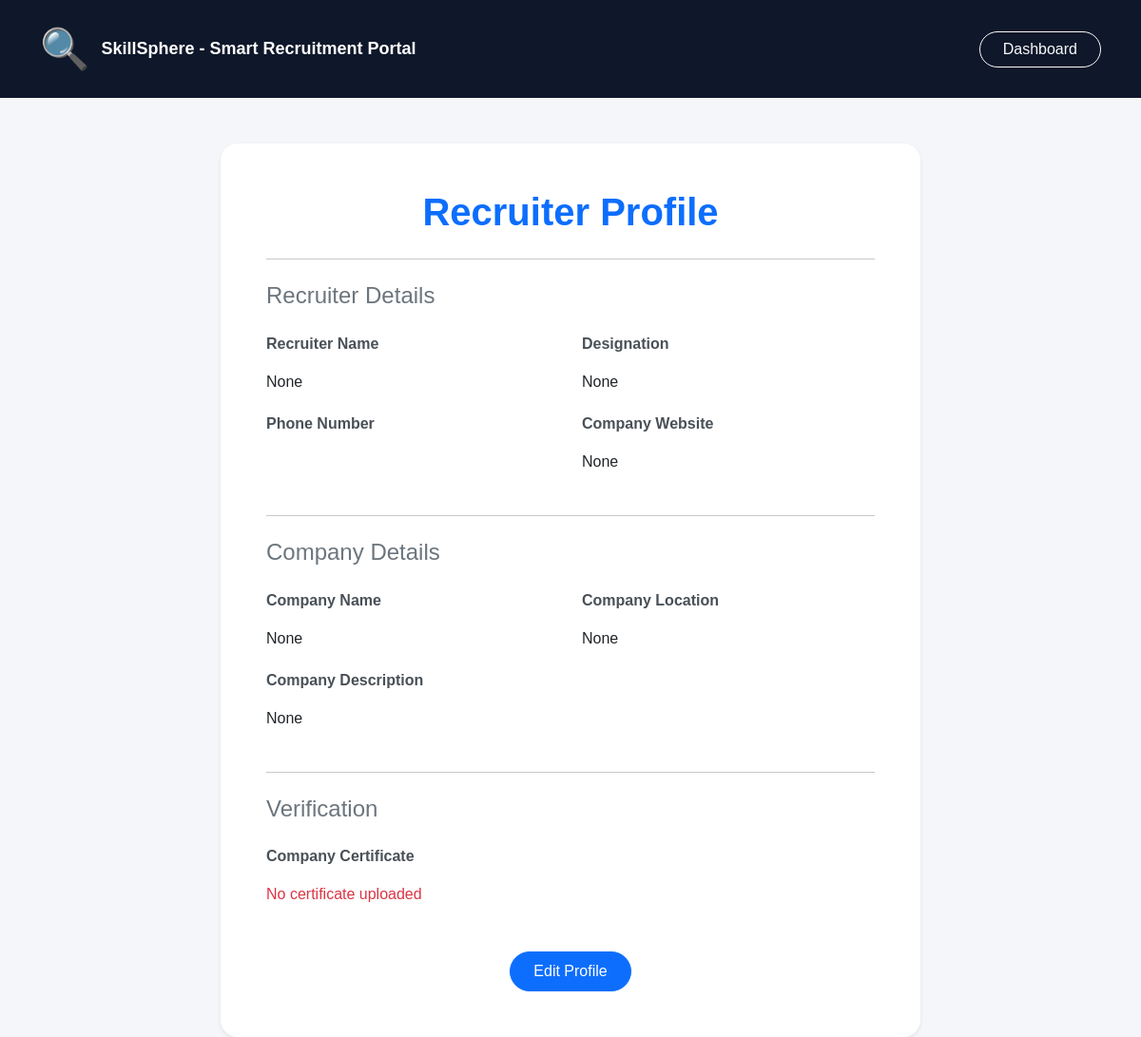
The page /recruiter-profile/ (signed in) on the database its author committed.
### jobs/models.py (models this page shows, shortened)
class Profile(models.Model):
    ROLE_CHOICES = [
        ('candidate', 'Candidate'),
        ('recruiter', 'Recruiter'),
    ]
    user = models.OneToOneField(User, on_delete=models.CASCADE)
    skills = models.ManyToManyField(Skill, blank=True)
    role = models.CharField(
        max_length=20,
        choices=ROLE_CHOICES,
        default='candidate'
    )
    phone = models.CharField(max_length=15, blank=True)
    resume = models.FileField(
        upload_to='resumes/',
        blank=True,
        null=True
    )
    full_name = models.CharField(
        max_length=200,
        blank=True,
        null=True
    )
    age = models.PositiveIntegerField(
        null=True,
        blank=True
    )
    location = models.CharField(
        max_length=200,
        blank=True
    )
    college_name = models.CharField(
        max_length=200,
        blank=True
    )
    degree = models.CharField(
        max_length=200,
        blank=True
    )
    graduation_year = models.CharField(
        max_length=20,
        blank=True
    )
    experience_level = models.CharField(
        max_length=50,
        choices=[
            ('Fresher', 'Fresher'),
            ('Experienced', 'Experienced'),
        ],
        default='Fresher'
    )
    github = models.URLField(
        blank=True,
        null=True
    )
    portfolio_website = models.URLField(
    blank=True,
    null=True
)
    bio = models.TextField(blank=True)
    company_name = models.CharField(
    max_length=200,
    blank=True,
    null=True
)
    company_location = models.CharField(
    max_length=200,
    blank=True,
    null=True
)
    company_website = models.URLField(
    blank=True,
    null=True
)
    designation = models.CharField(
    max_length=200,
    blank=True,
    null=True
)
    company_description = models.TextField(
    blank=True,
    null=True
)
    company_certificate = models.FileField(
    upload_to='company_certificates/',
    blank=True,
    null=True
)
    is_verified = models.BooleanField(default=False)
    verification_status = models.CharField(
        max_length=20,
        choices=[('pending', 'Pending'), ('approved', 'Approved')],
        default='pending'
    )
    certificate = models.FileField(upload_to='certificates/', blank=True, null=True)
    company_proof = models.FileField(upload_to='company_docs/', blank=True, null=True)
    project_link = models.URLField(blank=True)

### jobs/views.py (the view)
# urls.py: path('recruiter-profile/',views.recruiter_profile,name='recruiter_profile'),
@login_required
def recruiter_profile(request):
    profile = Profile.objects.get(user=request.user)
    return render(
        request,
        'jobs/recruiter_profile.html',
        {
            'profile': profile
        }
    )

### jobs/templates/jobs/recruiter_profile.html (shortened to what this page needs)
<!DOCTYPE html>
<html>
<head>
<link href="https://cdn.jsdelivr.net/npm/bootstrap@5.3.2/dist/css/bootstrap.min.css"
      rel="stylesheet">
</head>
<body>
<nav class="navbar navbar-expand-lg custom-navbar">
<div class="container d-flex justify-content-between align-items-center">
<div class="d-flex align-items-center">
<span class="brand-logo">
🔍
</span>
<a class="brand-text"
   href="{% url 'home' %}">
SkillSphere - Smart Recruitment Portal
</a>
</div>
<div>
<a href="{% url 'recruiter_dashboard' %}"
   class="btn btn-outline-light rounded-pill px-4">
Dashboard
</a>
</div>
</div>
</nav>
<div class="container mt-5">
<div class="row justify-content-center">
<div class="col-lg-8">
<div class="card shadow-sm profile-card">
<div class="card-body p-5">
<h1 class="section-title text-center">
Recruiter Profile
</h1>
<hr class="mb-4">
<h4 class="mb-4 text-secondary">
Recruiter Details
</h4>
<div class="row">
<div class="col-md-6">
<p class="label">
Recruiter Name
</p>
<p class="value">
{{ profile.full_name }}
</p>
</div>
<div class="col-md-6">
<p class="label">
Designation
</p>
<p class="value">
{{ profile.designation }}
</p>
</div>
<div class="col-md-6">
<p class="label">
Phone Number
</p>
</div>
<div class="col-md-6">
<p class="label">
Company Website
</p>
<p class="value">
{{ profile.company_website }}
</p>
</div>
</div>
<hr class="my-4">
<h4 class="mb-4 text-secondary">
Company Details
</h4>
<div class="row">
<div class="col-md-6">
<p class="label">
Company Name
</p>
<p class="value">
{{ profile.company_name }}
</p>
</div>
<div class="col-md-6">
<p class="label">
Company Location
</p>
<p class="value">
{{ profile.company_location }}
</p>
</div>
<div class="col-12">
<p class="label">
Company Description
</p>
<p class="value">
{{ profile.company_description }}
</p>
</div>
</div>
<hr class="my-4">
<h4 class="mb-4 text-secondary">
Verification
</h4>
<p class="label">
Company Certificate
</p>
{% if profile.company_certificate %}
<a href="{{ profile.company_certificate.url }}"
   class="btn btn-success btn-sm">
View Uploaded Certificate
</a>
{% else %}
<p class="text-danger">
No certificate uploaded
</p>
{% endif %}
<div class="text-center mt-5">
<a href="{% url 'edit_recruiter_profile' %}"
   class="btn btn-primary px-4 py-2 rounded-pill">
Edit Profile
</a>
</div>
</div>
</div>
</div>
</div>
</div>
</body>
</html>

### jobs/templates/jobs/recruiter_profile.html (style rules this page uses)
body { background:#f4f6f9; font-family:Arial,sans-serif; }
.profile-card { border:none; border-radius:18px; }
.section-title { color:#0d6efd; font-weight:700; margin-bottom:25px; }
.label { font-weight:600; color:#495057; }
.value { color:#212529; margin-bottom:20px; }
.custom-navbar { background:#0f172a; padding:20px 0; }
.brand-logo { font-size:42px; margin-right:12px; }
.brand-text { font-size:18px; font-weight:700; color:white; text-decoration:none; }

### rows shown on the page
Profile: full_name "None", designation "None", company_website "None", company_name "None", company_location "None", company_description "None"
